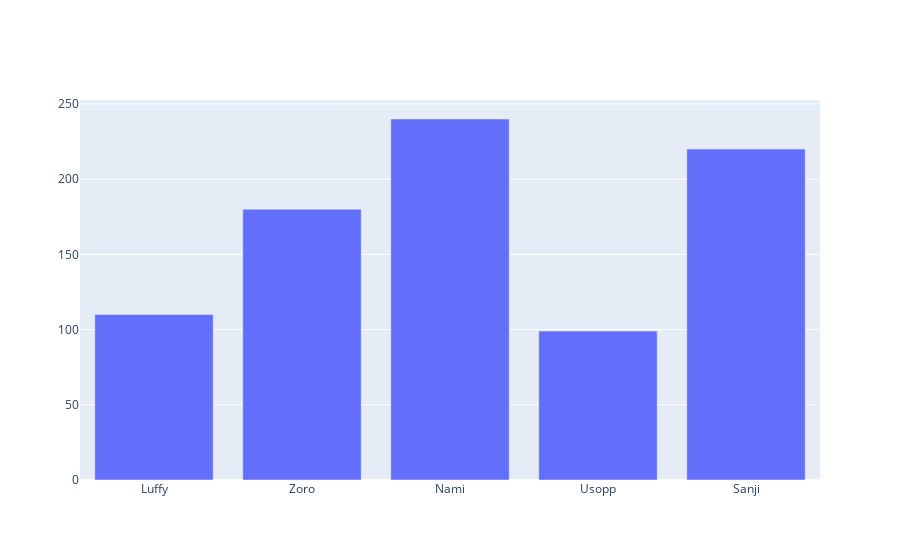

The notebook cell saved with this chart:
### Code cell
graph = go.Figure()
graph.add_trace(go.Bar(x=x1, y=y1))

### Figure 1 — Plotly figure (JSON) as saved in the notebook; plotly's stock layout.template omitted (floating-point values rounded to 4 significant figures)
{"data": [{"type": "bar", "x": ["Luffy", "Zoro", "Nami", "Usopp", "Sanji"], "y": [110, 180, 240, 99, 220]}], "layout": {}}
